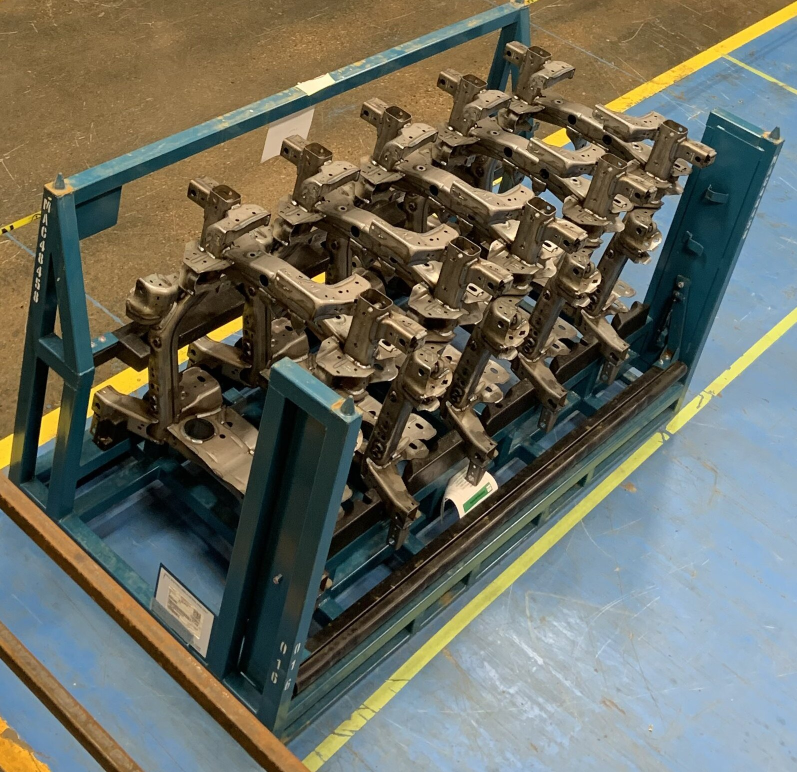
#> input picture IMG_3823(2).jpg, 1594 x 1544 px (shown at 1/2 size)
$ python extract-by-colour.py --input 'IMG_3823(2).jpg'
#> lines starting #> are read from the running program, lines starting #| are printed output that depends on the picture; after the words box and inside, x2 and y2 are one past the last pixel; in counts of white or black regions, pixels touching at a corner belong together
import cv2 as cv
import numpy as np
import matplotlib.pyplot as plt
import argparse

parser = argparse.ArgumentParser(description='for testing the effectiveness of extracting parts of an image based on colour range')

parser.add_argument('--input', type=str, help='path to a photo')

args = parser.parse_args()

imgVec = cv.GaussianBlur(cv.resize(cv.imread(args.input), (1000, 700)), (7, 7), 0)
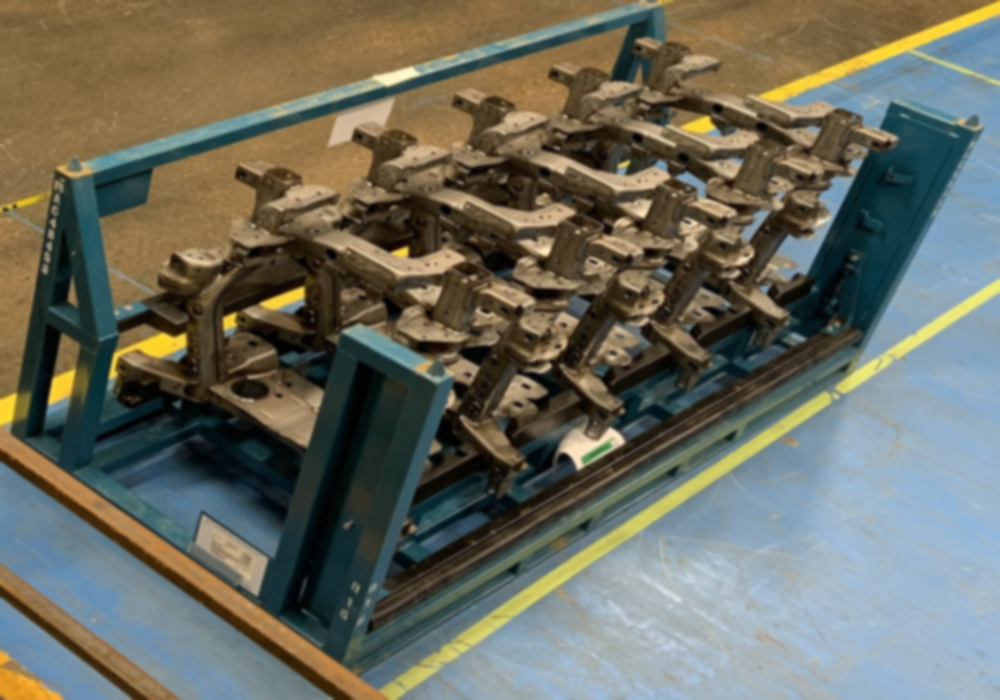
#> imgVec: shape (700, 1000, 3); mean B, G, R 95.8, 108.2, 107.4
imgVecHsv = cv.cvtColor(imgVec, cv.COLOR_BGR2HSV)
#> imgVecHsv: shape (700, 1000, 3); mean H, S, V 56, 101.6, 123.7

maskGray = cv.inRange(imgVecHsv, (5, 20, 0), (30, 200, 90))
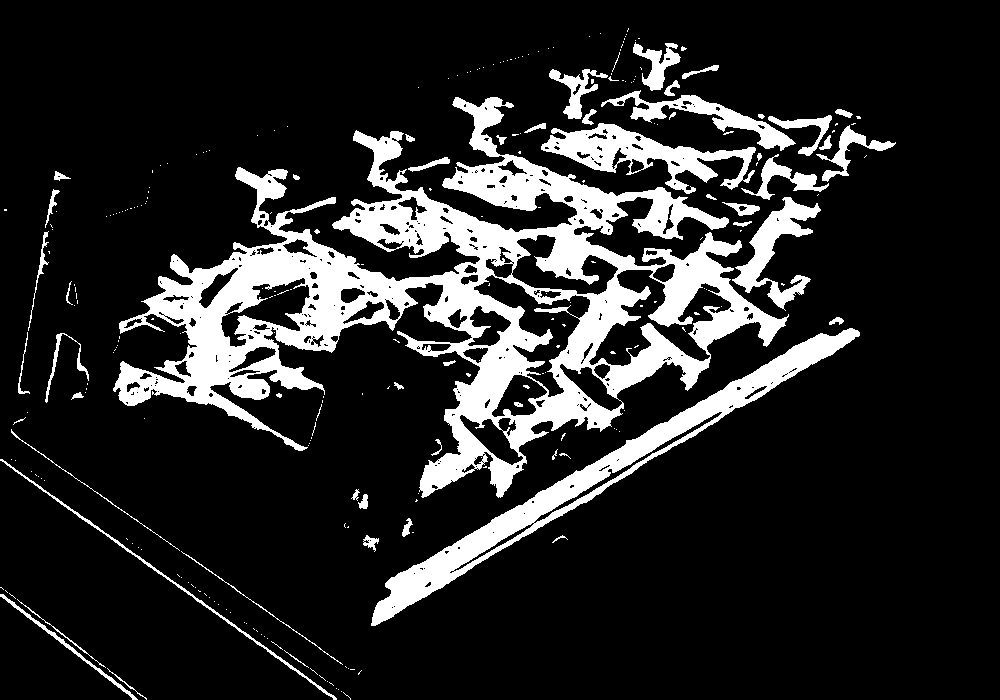
#> maskGray: shape (700, 1000); 15.6% white; 267 white regions (211 under 20 px), largest, box (x1, y1, x2, y2) and area: (113, 97, 789, 498) 73236, (371, 328, 860, 626) 13991, (541, 123, 756, 194) 5350
maskCyan = cv.inRange(imgVecHsv, (0, 5, 20), (70, 60, 300))
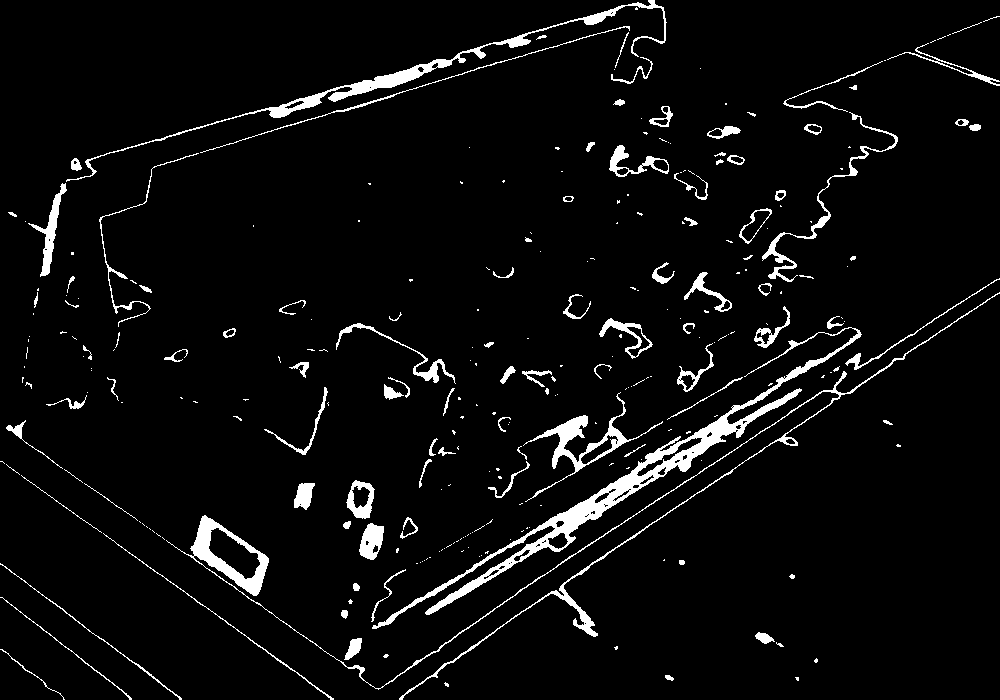
#> maskCyan: shape (700, 1000); 4.8% white; 283 white regions (183 under 20 px), largest, box (x1, y1, x2, y2) and area: (372, 327, 862, 629) 7398, (166, 292, 1000, 700) 4887, (66, 0, 667, 182) 3414

maskHeight, maskWidth = maskCyan.shape
#> maskHeight = 700; maskWidth = 1000

# [6 lines of commented-out code are left out]

plt.imshow(maskGray, cmap = 'gray')
plt.title('gray mask')
plt.show()

plt.imshow(maskCyan, cmap = 'gray')
plt.title('cyan mask')
plt.show()

cv.imshow('imgVecHsv', imgVecHsv)
cv.waitKey(0)

$ run again, on STD.jpg
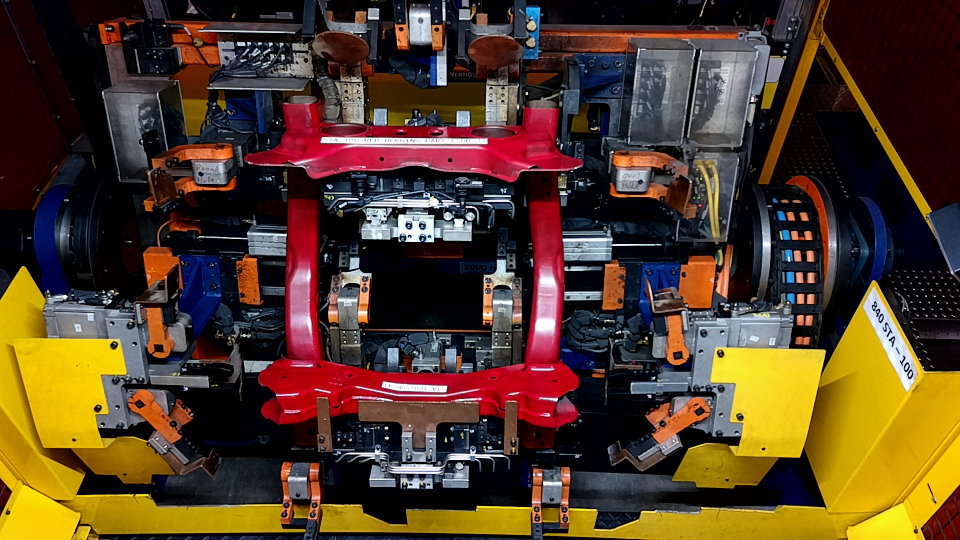
#> input picture STD.jpg, 1920 x 1080 px (shown at 1/2 size)
#> imgVecHsv: shape (700, 1000, 3); mean H, S, V 75, 160.2, 90.9
#> `maskGray = cv.inRange(imgVecHsv, (5, 20, 0), (30, 200, 90))`:
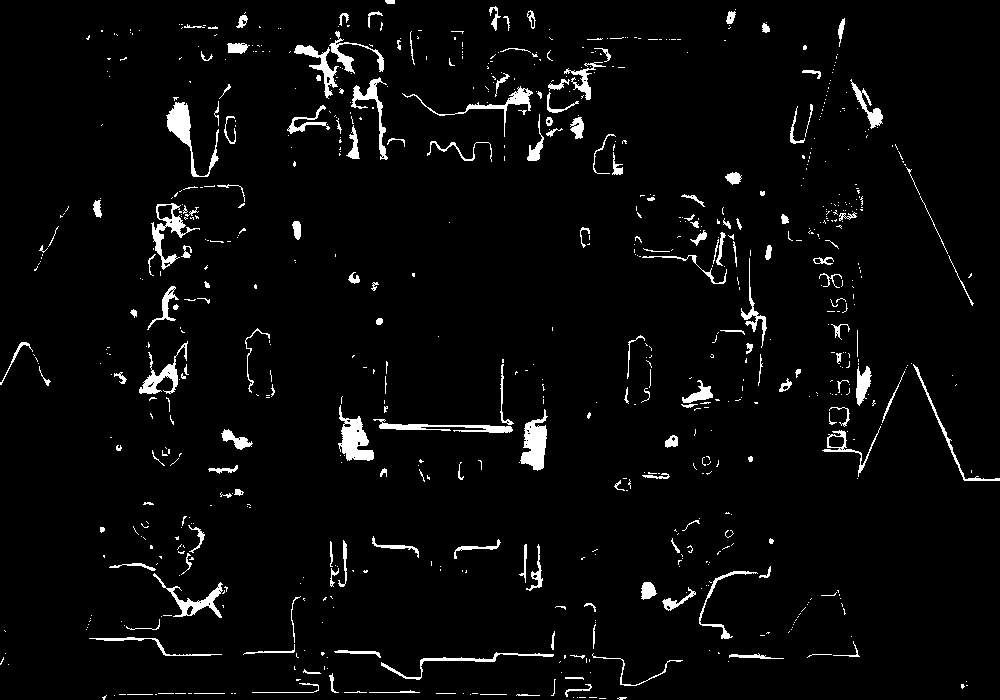
#> maskGray: shape (700, 1000); 3.7% white; 777 white regions (595 under 20 px), largest, box (x1, y1, x2, y2) and area: (338, 405, 374, 461) 993, (520, 409, 548, 471) 981, (166, 102, 219, 177) 972
#> `maskCyan = cv.inRange(imgVecHsv, (0, 5, 20), (70, 60, 300))`:
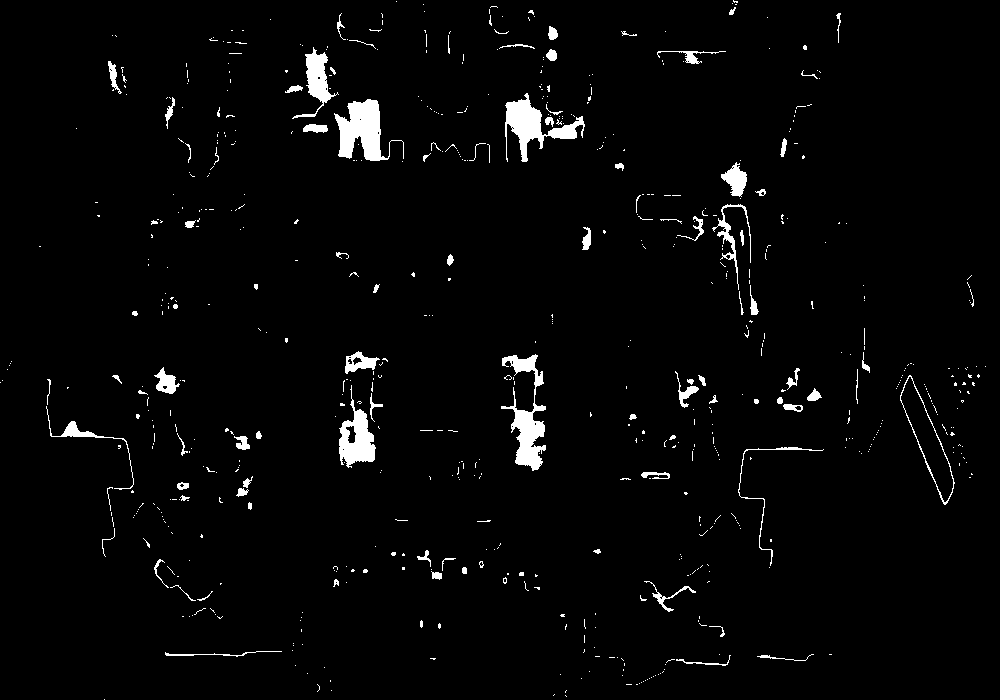
#> maskCyan: shape (700, 1000); 2.6% white; 683 white regions (585 under 20 px), largest, box (x1, y1, x2, y2) and area: (334, 99, 404, 161) 2085, (501, 354, 546, 471) 2003, (505, 93, 585, 162) 1839

$ run again, on side-by-side.jpg
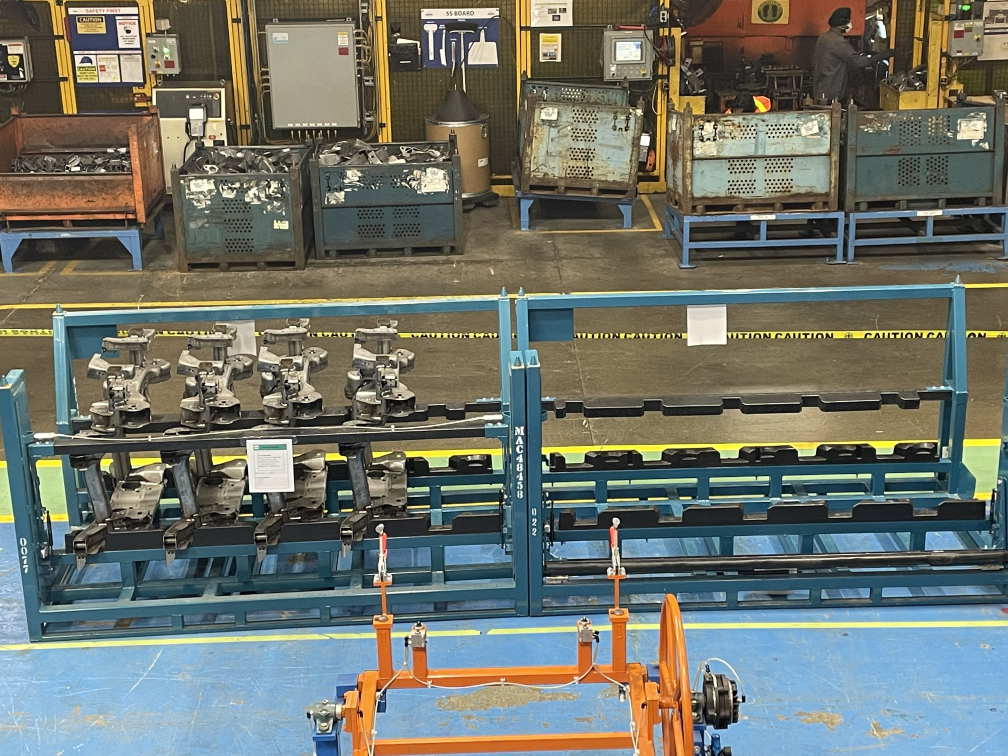
#> input picture side-by-side.jpg, 4032 x 3024 px (shown at 1/4 size)
#> imgVecHsv: shape (700, 1000, 3); mean H, S, V 52.1, 79.2, 130.3
#> `maskGray = cv.inRange(imgVecHsv, (5, 20, 0), (30, 200, 90))`:
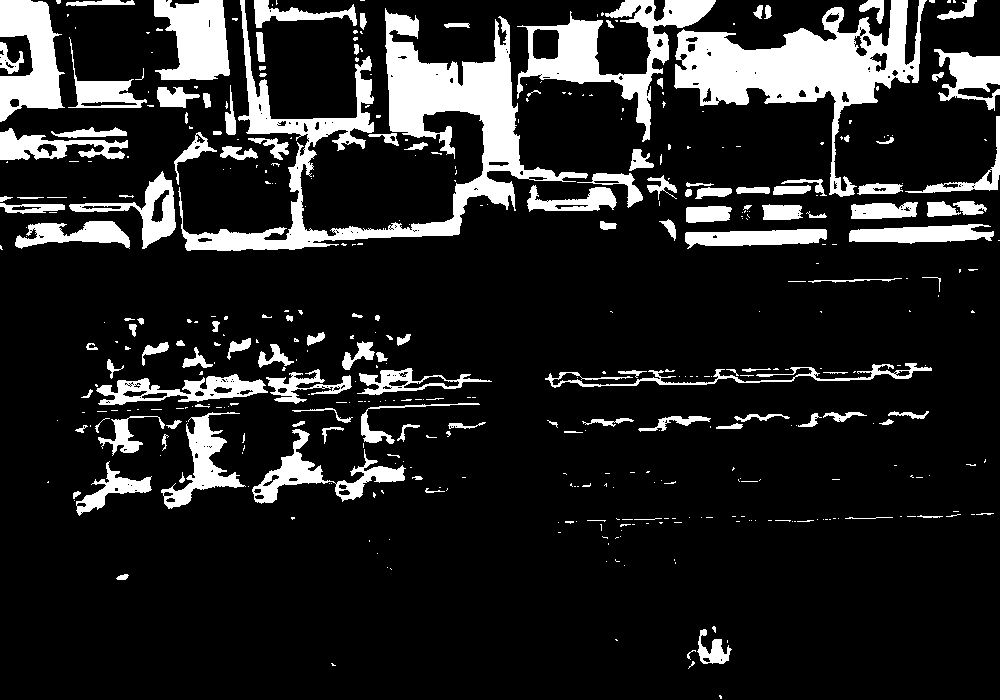
#> maskGray: shape (700, 1000); 14.7% white; 442 white regions (303 under 20 px), largest, box (x1, y1, x2, y2) and area: (178, 0, 588, 251) 21907, (674, 0, 927, 197) 15269, (517, 0, 716, 142) 7249
#> `maskCyan = cv.inRange(imgVecHsv, (0, 5, 20), (70, 60, 300))`:
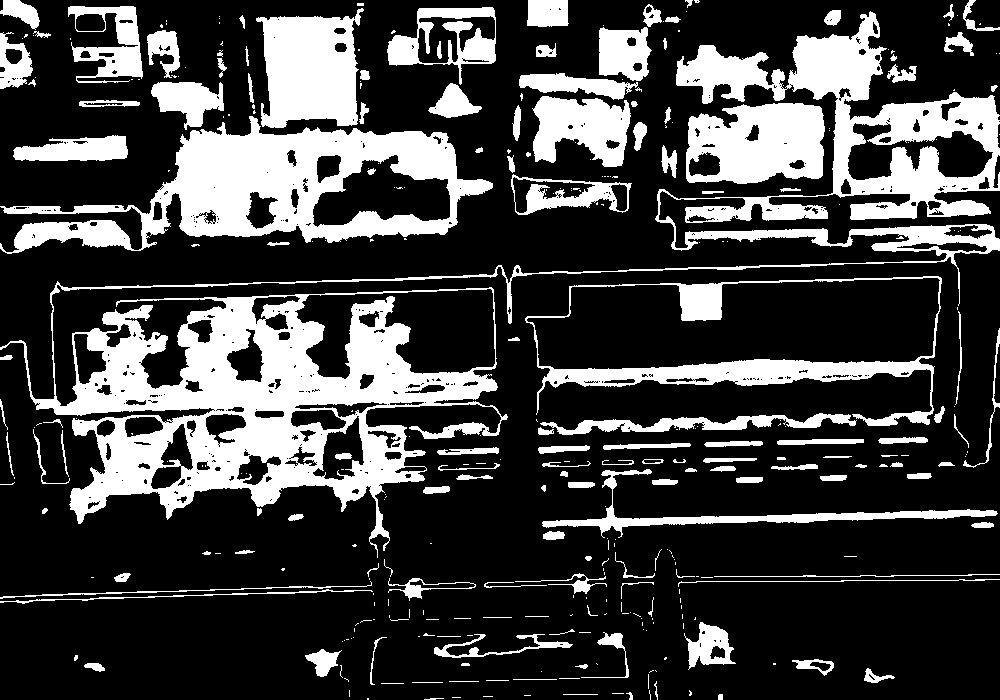
#> maskCyan: shape (700, 1000); 25.7% white; 354 white regions (206 under 20 px), largest, box (x1, y1, x2, y2) and area: (0, 11, 1000, 558) 76354, (0, 116, 493, 254) 26039, (525, 276, 942, 426) 9744
